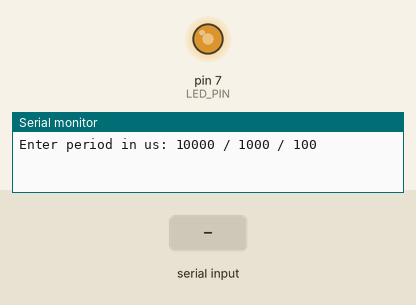
Bench run of a sketch on a simulated Arduino Uno, built with avr-gcc and run on an emulated ATmega328P. Shown: output pins drawn as LEDs (lit = HIGH), the last lines printed to the serial monitor. Inputs (shaded band) come from the test bench.

Above: at 1.2 s.
1.3 s: "90,45\n" received over Serial
At 5.04 s:
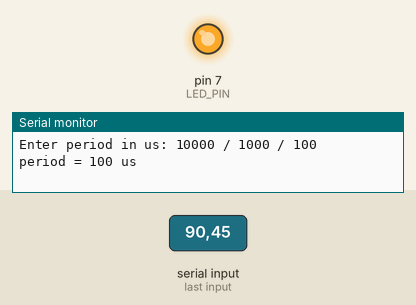
Timing chart, 0 to 10.3 s (numbered marks = the images above; inputs shaded):
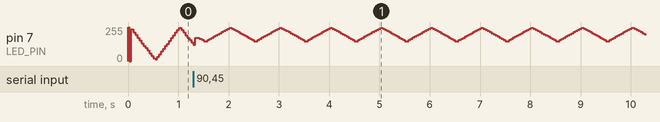

The sketch:

pwm_triangle.ino
```cpp
/*
 * 도전과제 2: PWM 함수 구현 (06C17)
 *
 * 회로: 5V - 220ohm - LED - GPIO7
 *   -> LED의 (+)쪽이 5V, (-)쪽이 GPIO7에 연결되는 "Active-LOW" 구조
 *   -> 핀을 LOW로 만들면 전류가 흘러 LED가 켜지고, HIGH면 꺼진다.
 *
 * 동작: 1초 동안 최소밝기 -> 최대밝기 -> 최소밝기 (triangle 패턴) 반복
 *       밝기(duty)는 0 ~ 100, 101단계 (0: 꺼짐, 100: 최대밝기)
 *
 * 주기 변경: 시리얼 모니터(9600bps)에 10000 / 1000 / 100 입력
 *           (10ms / 1ms / 0.1ms) -> 코드 재업로드 없이 영상 3개 녹화 가능
 */

const int  LED_PIN    = 7;      // GPIO 7번 핀
const bool ACTIVE_LOW = true;   // 5V-저항-LED-GPIO 구조이므로 LOW = 켜짐

int g_period = 10000;           // PWM 주기 (us), 100 ~ 10000
int g_duty   = 0;               // duty (%), 0 ~ 100

// ---------------- 과제에서 요구한 함수 ----------------

// 주기 설정: 100 ~ 10000 us
void set_period(int period) {
  if (period < 100)   period = 100;
  if (period > 10000) period = 10000;
  g_period = period;
}

// duty 설정: 0 ~ 100 %
void set_duty(int duty) {
  if (duty < 0)   duty = 0;
  if (duty > 100) duty = 100;
  g_duty = duty;
}

// ---------------- 내부 도우미 함수 ----------------

void led_on()  { digitalWrite(LED_PIN, ACTIVE_LOW ? LOW  : HIGH); }
void led_off() { digitalWrite(LED_PIN, ACTIVE_LOW ? HIGH : LOW ); }

// PWM 한 주기 출력: ON 구간(period * duty%) + OFF 구간(나머지)
void pwm_cycle() {
  // int(16bit)끼리 곱하면 10000*100에서 오버플로가 나므로 unsigned long으로 계산
  unsigned long on_time  = (unsigned long)g_period * g_duty / 100;
  unsigned long off_time = (unsigned long)g_period - on_time;

  if (on_time > 0) {            // duty 0%면 한 번도 켜지 않음
    led_on();
    delayMicroseconds(on_time);
  }
  if (off_time > 0) {           // duty 100%면 한 번도 끄지 않음
    led_off();
    delayMicroseconds(off_time);
  }
}

// 시리얼로 주기 변경 (예: "1000" 입력 후 Enter)
void check_serial() {
  if (Serial.available() > 0) {
    long p = Serial.parseInt();
    if (p > 0) {
      set_period((int)p);
      Serial.print("period = ");
      Serial.print(g_period);
      Serial.println(" us");
    }
    while (Serial.available() > 0) Serial.read();   // 남은 개행문자 등 비우기
  }
}

// ---------------- setup / loop ----------------

void setup() {
  pinMode(LED_PIN, OUTPUT);
  led_off();

  Serial.begin(9600);
  Serial.setTimeout(10);

  set_period(10000);            // 기본 10ms (1000 또는 100으로 바꿔서 테스트)
  set_duty(0);

  Serial.println("Enter period in us: 10000 / 1000 / 100");
}

void loop() {
  check_serial();

  // 1초(1000ms) 주기 triangle 파형으로 duty 계산
  //   0 ~ 500ms   : duty 0 -> 100 (밝아짐)
  //   500 ~ 1000ms: duty 100 -> 0 (어두워짐)
  unsigned long t = millis() % 1000;
  int duty;
  if (t < 500) duty = (int)(t * 100 / 500);
  else         duty = (int)((1000 - t) * 100 / 500);

  set_duty(duty);
  pwm_cycle();                  // 현재 duty로 PWM 한 주기 출력
}
```
